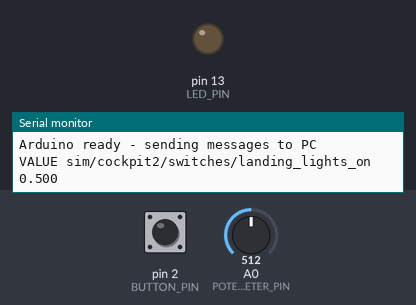
Simulated run of this sketch. Board: Arduino Uno, built with avr-gcc and run on an emulated ATmega328P. Parts: output pins drawn as LEDs (lit = HIGH), the last lines printed to the serial monitor. The inputs (shaded band) are chosen by the test bench; at power-on: pin 2 (BUTTON_PIN) HIGH, A0 (POTENTIOMETER_PIN) = 512. Random numbers use the default seed unless the sketch sets one.

Above: at 1.2 s.
1.3 s: pin 2 (BUTTON_PIN) pulled LOW for 0.15 s
At 1.44 s:
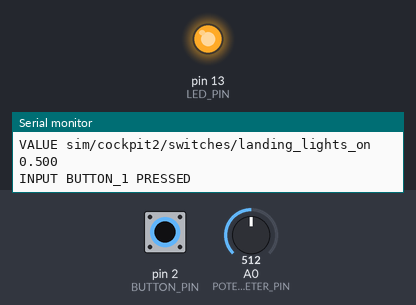
6.0 s: pin 2 (BUTTON_PIN) pulled LOW for 3.2 s
At 9.7 s:
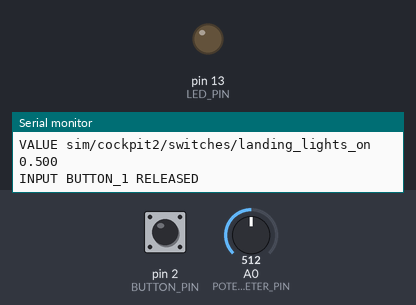
Timing chart, 0 to 11.2 s (numbered marks = the images above; inputs shaded):
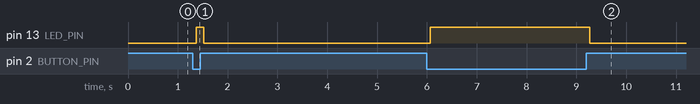

The sketch:

complete_arduino_message_examples.ino
```cpp
/*
 * Complete Arduino Message Examples for X-Plane Dataref Bridge
 *
 * This sketch demonstrates how to send different message types from Arduino to PC
 * using the X-Plane Dataref Bridge protocol.
 */

// Pin definitions
const int BUTTON_PIN = 2;
const int POTENTIOMETER_PIN = A0;
const int LED_PIN = 13;

// Variables to track state
int lastButtonState = HIGH;  // Using pullup resistor, so default is HIGH
int currentButtonState = HIGH;
unsigned long lastDebounceTime = 0;
const unsigned long debounceDelay = 50;

// Variables for debouncing
int reading;
int lastReading = HIGH;
unsigned long lastDebounceTime_var = 0;
const unsigned long debounceDelay_var = 50;

// Array example
float sensorArray[5] = {0.0, 0.0, 0.0, 0.0, 0.0};
int arrayIndex = 0;

// Timing variables
unsigned long lastSensorSend = 0;
unsigned long lastArraySend = 0;
unsigned long lastNotificationTime = 0;

void setup() {
  Serial.begin(115200);

  // Initialize pins
  pinMode(BUTTON_PIN, INPUT_PULLUP);
  pinMode(POTENTIOMETER_PIN, INPUT);
  pinMode(LED_PIN, OUTPUT);

  Serial.println("Arduino ready - sending messages to PC");
}

void loop() {
  // Check for button presses (INPUT message example)
  checkButtonPress();

  // Periodically send sensor values (VALUE message example)
  if (millis() - lastSensorSend > 1000) { // Send every second
    sendSensorValues();
    lastSensorSend = millis();
  }

  // Send array values periodically (ARRAYVALUE message example)
  if (millis() - lastArraySend > 2000) { // Send every 2 seconds
    sendArrayValues();
    lastArraySend = millis();
  }

  // Simulate periodic notifications
  if (millis() - lastNotificationTime > 3000) { // Every 3 seconds
    simulatePeriodicMessages();
    lastNotificationTime = millis();
  }

  // Handle incoming messages from PC
  handleSerialInput();

  delay(10); // Small delay to prevent overwhelming the serial port
}

void checkButtonPress() {
  int reading = digitalRead(BUTTON_PIN);

  // Debounce the button
  if (reading != lastReading) {
    lastDebounceTime_var = millis();
  }

  if ((millis() - lastDebounceTime_var) > debounceDelay_var) {
    if (reading != lastButtonState) {
      lastButtonState = reading;

      if (reading == LOW) {
        // Button pressed - send INPUT message
        sendInputNotification("BUTTON_1", "PRESSED");
        digitalWrite(LED_PIN, HIGH);
      } else {
        // Button released - send INPUT message
        sendInputNotification("BUTTON_1", "RELEASED");
        digitalWrite(LED_PIN, LOW);
      }
    }
  }
  lastReading = reading;
}

void sendSensorValues() {
  // Read potentiometer value
  int potValue = analogRead(POTENTIOMETER_PIN);

  // Convert to a normalized value (0.0 to 1.0)
  float normalizedValue = (float)potValue / 1023.0;

  // Send VALUE message for a simulated dataref
  sendValueResponse("sim/cockpit2/switches/landing_lights_on", String(normalizedValue, 3));

  // Update our array with the new value
  sensorArray[arrayIndex] = normalizedValue;
  arrayIndex = (arrayIndex + 1) % 5; // Cycle through array positions
}

void sendArrayValues() {
  // Create CSV string of array values
  String csvValues = "";
  for (int i = 0; i < 5; i++) {
    csvValues += String(sensorArray[i], 3);
    if (i < 4) {
      csvValues += ",";
    }
  }

  // Send ARRAYVALUE message
  sendArrayValue("sensor_array", "float", csvValues);
}

void simulatePeriodicMessages() {
  // Send different types of messages periodically to demonstrate the protocol

  // Send a command notification
  sendCommand("HEARTBEAT_" + String(millis()));

  // Send a value response
  sendValueResponse("sim/time/zulu_time_sec", String(millis()/1000));

  // Send an acknowledgment
  sendAck("PERIODIC", String(millis()));

  // Send an element value
  sendElementValue("sensor_array", 0, "float", String(random(100)/100.0, 3));
}

// Function to send INPUT <KEY> <VALUE> message
void sendInputNotification(String key, String value) {
  String message = "INPUT " + key + " " + value;
  Serial.println(message);
}

// Function to send CMD <COMMAND> message
void sendCommand(String command) {
  String message = "CMD " + command;
  Serial.println(message);
}

// Function to send DREF <DATAREF> <VALUE> message (for writing to datarefs)
void sendDatarefWrite(String dataref, String value) {
  String message = "DREF " + dataref + " " + value;
  Serial.println(message);
}

// Function to send ACK <KEY> <VALUE> message
void sendAck(String key, String value) {
  String message = "ACK " + key + " " + value;
  Serial.println(message);
}

// Function to send VALUE <DATAREF> <VALUE> message (for reporting dataref values)
void sendValueResponse(String dataref, String value) {
  String message = "VALUE " + dataref + " " + value;
  Serial.println(message);
}

// Function to send ARRAYVALUE <ARRAY_NAME> <TYPE> <CSV_VALUES> message
void sendArrayValue(String arrayName, String dataType, String csvValues) {
  String message = "ARRAYVALUE " + arrayName + " " + dataType + " " + csvValues;
  Serial.println(message);
}

// Function to send ELEMVALUE <ARRAY_NAME[INDEX]> <TYPE> <VALUE> message
void sendElementValue(String arrayName, int index, String dataType, String value) {
  String message = "ELEMVALUE " + arrayName + "[" + index + "] " + dataType + " " + value;
  Serial.println(message);
}

// Example of handling serial input from PC
void handleSerialInput() {
  if (Serial.available() > 0) {
    String input = Serial.readStringUntil('\n');
    input.trim(); // Remove any trailing whitespace

    // Echo the received command back as an acknowledgment
    sendAck("RECEIVED", input);

    // Parse and handle different commands from PC
    if (input.startsWith("SET_LED ")) {
      int ledState = input.substring(8).toInt(); // Get value after "SET_LED "
      digitalWrite(LED_PIN, ledState ? HIGH : LOW);
      sendAck("LED", ledState ? "ON" : "OFF");
    }
    else if (input.startsWith("GET_SENSOR")) {
      int potValue = analogRead(POTENTIOMETER_PIN);
      sendValueResponse("sim/flightmodel/position/altitude", String(potValue));
    }
    else if (input.startsWith("UPDATE_ARRAY ")) {
      // Parse array update command: UPDATE_ARRAY index value
      int space1 = input.indexOf(' ', 13); // Find space after "UPDATE_ARRAY "

      if (space1 > 0) {
        String params = input.substring(space1 + 1);
        int space2 = params.indexOf(' ');

        if (space2 > 0) {
          int index = params.substring(0, space2).toInt();
          float value = params.substring(space2 + 1).toFloat();

          if (index >= 0 && index < 5) {
            sensorArray[index] = value;
            sendAck("ARRAY_UPDATE", "SUCCESS");
            // Send updated element value back to PC
            sendElementValue("sensor_array", index, "float", String(value, 3));
          } else {
            sendAck("ARRAY_UPDATE", "ERROR_INVALID_INDEX");
          }
        }
      }
    }
  }
}
```

Measured:
- after the input at 1.3 s, pin 13 (LED_PIN): LOW → HIGH after 0.07 s, → LOW 0.15 s later
- after the input at 6.0 s, pin 13 (LED_PIN): LOW → HIGH after 0.07 s, → LOW 3.2 s later
